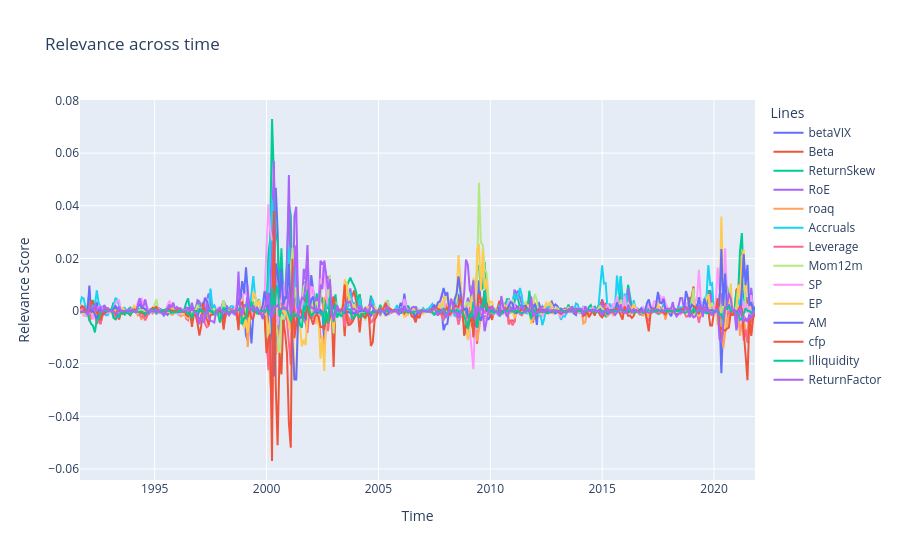
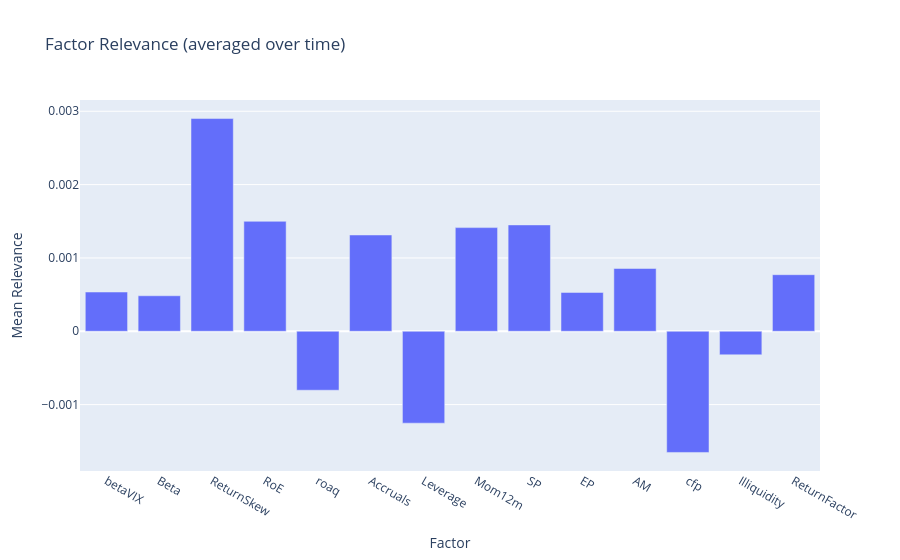

Notebook code for these charts, in order:
### Markdown cell above
# Examine Relevance

### Code cell
# Aggregate and Plot relevance over time
! pip install -U kaleido
all_factor_names = factor_selection + ["ReturnFactor"]

# Aggregate the relevance scores for all timesteps by taking the average
relevance_aggregated = np.mean(np.array(relevance), axis=1)


fig = go.Figure()

x = np.arange(relevance_aggregated.shape[0])  # Assume x-axis values are the same for all line plots

for i in range(relevance_aggregated.shape[1]):
    fig.add_trace(go.Scatter(x=sp500.index[65:], y=relevance_aggregated[:, i], mode='lines', name=(all_factor_names)[i]))
    
    
fig.update_layout(
    title='Relevance across time',
    xaxis_title='Time',
    yaxis_title='Relevance Score',
    legend_title='Lines'
)

fig.show()



import plotly.express as px

fig = px.bar(
    relevance_aggregated,
    x=all_factor_names,
    y=relevance_aggregated.mean(axis=0),
    title="Factor Relevance (averaged over time)",
    labels={"x": "Factor", "y": "Mean Relevance"},
)

fig.show()

### Figure 1 — Plotly figure (JSON) as saved in the notebook; plotly's stock layout.template omitted (floating-point values rounded to 4 significant figures; data arrays with more than 128 entries replaced by an {"elided": "..."} marker saying what was removed)
{"data": [{"mode": "lines", "name": "betaVIX", "type": "scatter", "x": {"elided": "363 str values"}, "y": {"elided": "363 float values"}}, {"mode": "lines", "name": "Beta", "type": "scatter", "x": {"elided": "363 str values"}, "y": {"elided": "363 float values"}}, {"mode": "lines", "name": "ReturnSkew", "type": "scatter", "x": {"elided": "363 str values"}, "y": {"elided": "363 float values"}}, {"mode": "lines", "name": "RoE", "type": "scatter", "x": {"elided": "363 str values"}, "y": {"elided": "363 float values"}}, {"mode": "lines", "name": "roaq", "type": "scatter", "x": {"elided": "363 str values"}, "y": {"elided": "363 float values"}}, {"mode": "lines", "name": "Accruals", "type": "scatter", "x": {"elided": "363 str values"}, "y": {"elided": "363 float values"}}, {"mode": "lines", "name": "Leverage", "type": "scatter", "x": {"elided": "363 str values"}, "y": {"elided": "363 float values"}}, {"mode": "lines", "name": "Mom12m", "type": "scatter", "x": {"elided": "363 str values"}, "y": {"elided": "363 float values"}}, {"mode": "lines", "name": "SP", "type": "scatter", "x": {"elided": "363 str values"}, "y": {"elided": "363 float values"}}, {"mode": "lines", "name": "EP", "type": "scatter", "x": {"elided": "363 str values"}, "y": {"elided": "363 float values"}}, {"mode": "lines", "name": "AM", "type": "scatter", "x": {"elided": "363 str values"}, "y": {"elided": "363 float values"}}, {"mode": "lines", "name": "cfp", "type": "scatter", "x": {"elided": "363 str values"}, "y": {"elided": "363 float values"}}, {"mode": "lines", "name": "Illiquidity", "type": "scatter", "x": {"elided": "363 str values"}, "y": {"elided": "363 float values"}}, {"mode": "lines", "name": "ReturnFactor", "type": "scatter", "x": {"elided": "363 str values"}, "y": {"elided": "363 float values"}}], "layout": {"legend": {"title": {"text": "Lines"}}, "title": {"text": "Relevance across time"}, "xaxis": {"title": {"text": "Time"}}, "yaxis": {"title": {"text": "Relevance Score"}}}}

### Figure 2 — Plotly figure (JSON) as saved in the notebook; plotly's stock layout.template omitted (floating-point values rounded to 4 significant figures)
{"data": [{"hovertemplate": "Factor=%{x}<br>Mean Relevance=%{y}<extra></extra>", "legendgroup": "", "marker": {"color": "#636efa", "pattern": {"shape": ""}}, "name": "", "orientation": "v", "showlegend": false, "textposition": "auto", "type": "bar", "x": ["betaVIX", "Beta", "ReturnSkew", "RoE", "roaq", "Accruals", "Leverage", "Mom12m", "SP", "EP", "AM", "cfp", "Illiquidity", "ReturnFactor"], "xaxis": "x", "y": [0.0005353, 0.0004841, 0.002901, 0.001499, -0.0008039, 0.001313, -0.001253, 0.001414, 0.00145, 0.0005298, 0.0008563, -0.001652, -0.0003207, 0.0007716], "yaxis": "y"}], "layout": {"barmode": "relative", "legend": {"tracegroupgap": 0}, "title": {"text": "Factor Relevance (averaged over time)"}, "xaxis": {"anchor": "y", "domain": [0.0, 1.0], "title": {"text": "Factor"}}, "yaxis": {"anchor": "x", "domain": [0.0, 1.0], "title": {"text": "Mean Relevance"}}}}
